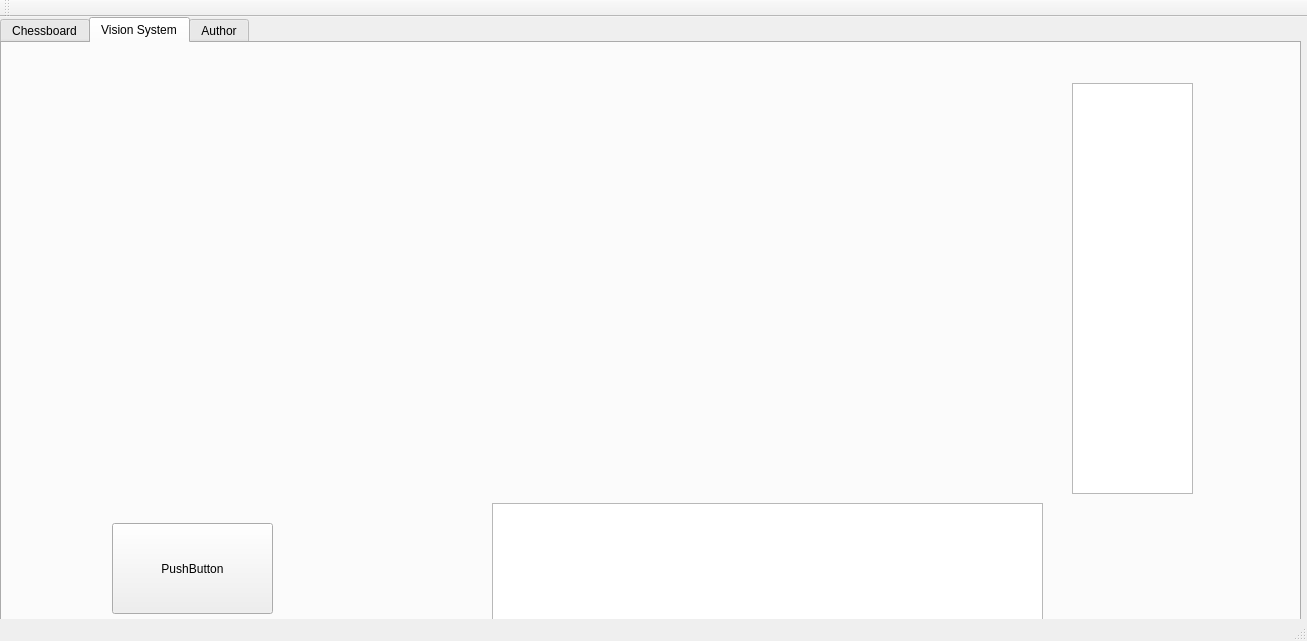
<?xml version="1.0" encoding="UTF-8"?>
<ui version="4.0">
 <class>abbClass</class>
 <widget class="QMainWindow" name="abbClass">
  <property name="geometry">
   <rect>
    <x>0</x>
    <y>0</y>
    <width>1307</width>
    <height>641</height>
   </rect>
  </property>
  <property name="windowTitle">
   <string>abb</string>
  </property>
  <widget class="QWidget" name="centralWidget">
   <widget class="QTabWidget" name="author">
    <property name="geometry">
     <rect>
      <x>0</x>
      <y>0</y>
      <width>1301</width>
      <height>631</height>
     </rect>
    </property>
    <property name="currentIndex">
     <number>1</number>
    </property>
    <widget class="QWidget" name="Chessboard">
     <attribute name="title">
      <string>Chessboard</string>
     </attribute>
    </widget>
    <widget class="QWidget" name="VisionSystem">
     <attribute name="title">
      <string>Vision System</string>
     </attribute>
     <widget class="QPushButton" name="btnPauseOrResume">
      <property name="geometry">
       <rect>
        <x>110</x>
        <y>480</y>
        <width>161</width>
        <height>91</height>
       </rect>
      </property>
      <property name="text">
       <string>PushButton</string>
      </property>
     </widget>
     <widget class="QLabel" name="lblProcessed">
      <property name="geometry">
       <rect>
        <x>590</x>
        <y>10</y>
        <width>450</width>
        <height>450</height>
       </rect>
      </property>
      <property name="text">
       <string/>
      </property>
     </widget>
     <widget class="QLabel" name="lblOriginal">
      <property name="geometry">
       <rect>
        <x>0</x>
        <y>10</y>
        <width>450</width>
        <height>450</height>
       </rect>
      </property>
      <property name="text">
       <string/>
      </property>
     </widget>
     <widget class="QPlainTextEdit" name="txtXYRadius">
      <property name="geometry">
       <rect>
        <x>490</x>
        <y>460</y>
        <width>551</width>
        <height>131</height>
       </rect>
      </property>
     </widget>
     <widget class="QPlainTextEdit" name="zmienne">
      <property name="geometry">
       <rect>
        <x>1070</x>
        <y>40</y>
        <width>121</width>
        <height>411</height>
       </rect>
      </property>
     </widget>
    </widget>
    <widget class="QWidget" name="tab">
     <attribute name="title">
      <string>Author</string>
     </attribute>
     <widget class="QLabel" name="label">
      <property name="geometry">
       <rect>
        <x>20</x>
        <y>40</y>
        <width>321</width>
        <height>141</height>
       </rect>
      </property>
      <property name="text">
       <string>&lt;html&gt;&lt;head/&gt;&lt;body&gt;&lt;p&gt;Author:&lt;br/&gt;Michał Sokołowski&lt;/p&gt;&lt;p&gt;Praca na inżynierkę&lt;/p&gt;&lt;p&gt;&lt;br/&gt;&lt;/p&gt;&lt;p&gt;Kielce University of Technology, 2019&lt;/p&gt;&lt;/body&gt;&lt;/html&gt;</string>
      </property>
     </widget>
    </widget>
   </widget>
  </widget>
  <widget class="QToolBar" name="mainToolBar">
   <attribute name="toolBarArea">
    <enum>TopToolBarArea</enum>
   </attribute>
   <attribute name="toolBarBreak">
    <bool>false</bool>
   </attribute>
  </widget>
  <widget class="QStatusBar" name="statusBar"/>
 </widget>
 <layoutdefault spacing="6" margin="11"/>
 <resources>
  <include location="abb.qrc"/>
 </resources>
 <connections/>
</ui>
